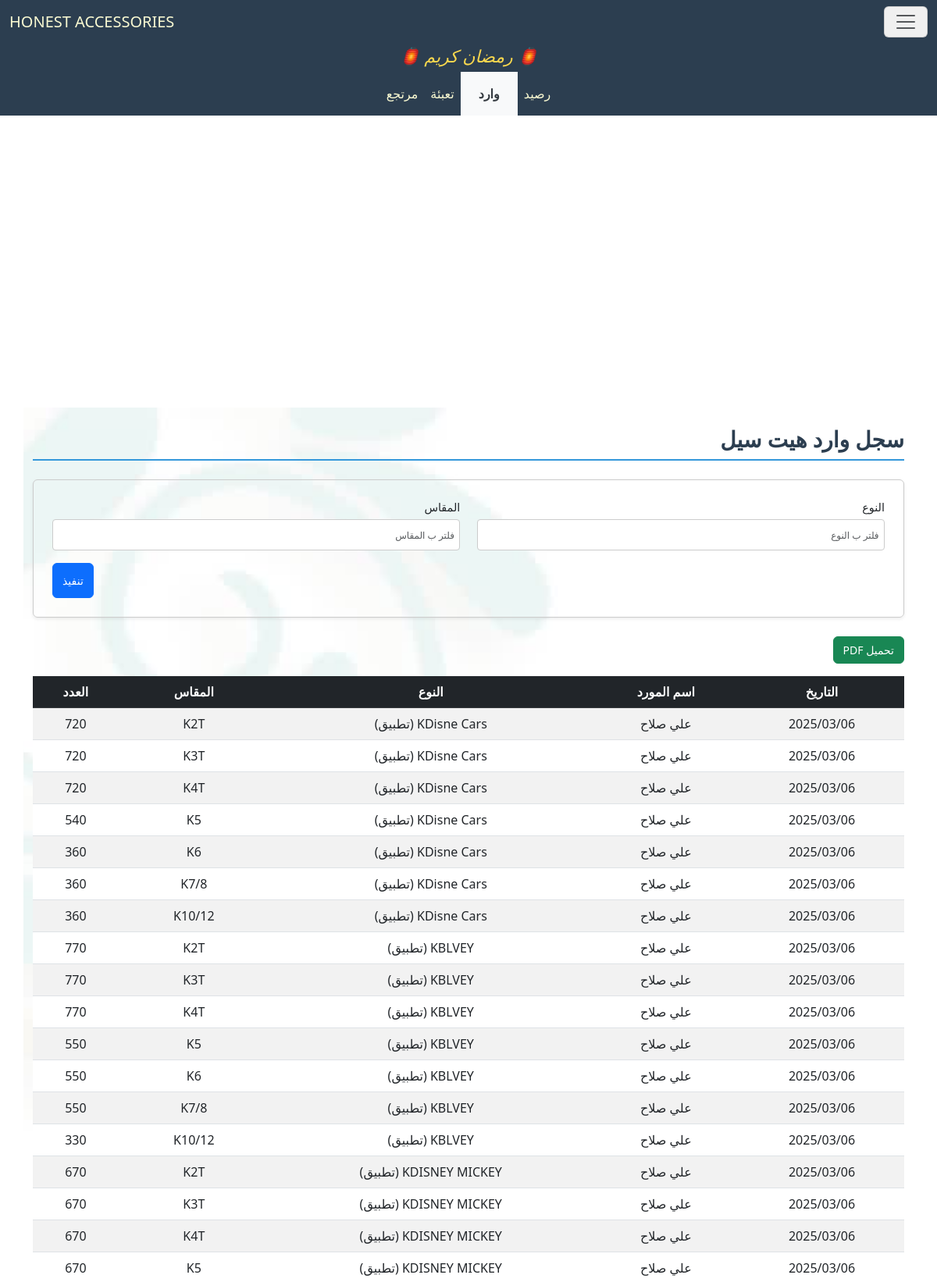
Screenshot of /accessories/HeatSealSupplies/ (upper part) with the database file from the repository.
### accessories/models.py (models this page shows)
class SupplierBaseModel(BaseModel):
    supplier_name = models.CharField("اسم المورد", max_length=255, null=True, blank=True)
    class Meta:
        abstract = True

class HeatSealBaseModel(IDBaseModel):
    type = models.CharField("النوع", max_length=255, null=True, blank=True)
    quantity = models.IntegerField("العدد", null=True, blank=True)
    size = models.CharField("المقاس", max_length=255, null=True, blank=True)
    class Meta:
        abstract = True

class HeatSealSupplies(SupplierBaseModel, HeatSealBaseModel):
    pass

### accessories/views.py (the view)
# urls.py: path('HeatSealSupplies/', HeatSealSuppliesView.as_view(), name='HeatSealSuppliesView'),
class HeatSealSuppliesView(FilterableListView):
    template_name = "accessories/HeatSealSupplies.html"
    model = HeatSealSupplies
    filter_fields = ['type', 'size']
    columns = ["التاريخ","اسم المورد","النوع","المقاس","العدد"]

### accessories/views.py (called while the page is built)
    def get_queryset(self):
        queryset = super().get_queryset()
        filters = Q()
        for field in self.filter_fields:
            filter_value = self.request.GET.get(field)
            if filter_value:
                filters &= Q(**{f"{field}__icontains": filter_value})
        filtered_queryset = queryset.filter(filters)
        try:
            filtered_queryset = filtered_queryset.order_by('-date')
        except:
            pass
        return filtered_queryset

    def get_context_data(self, **kwargs):
        context = super().get_context_data(**kwargs)
        update = Updates.objects.all().order_by('-date').first()
        context['update'] = localtime(update.date).strftime("%d/%m %I:%M %p") if update and update.date else None
        context['columns'] = self.columns
        model_meta = self.model._meta
        context['filter_fields'] = [
            {
                'field_name': field,
                'verbose_name': model_meta.get_field(field).verbose_name,
                'value': self.request.GET.get(field) or "",
            }
            for field in self.filter_fields
        ]
        return context

### accessories/templates/accessories/HeatSealSupplies.html (shortened to what this page needs)
{% extends "accessories/layout.html" %}
{% load static %}
{% block home_page %}
<a class="navbar-brand" href="{% url 'CartonSuppliesView' %}">HONEST ACCESSORIES</a>
{% endblock %}
{% block navbar_links_small %}
<li class="p-2 nav-item">
    <a class="nav-link" aria-current="page" href="{% url 'HeatSealStockView' %}">رصيد</a>
</li>
<li class="p-2 nav-item nav_link_active">
    <a class="nav-link active" aria-current="page" href="{% url 'HeatSealSuppliesView' %}">وارد</a>
</li>
<li class="p-2 nav-item">
    <a class="nav-link active" aria-current="page" href="{% url 'PackagingHeatSealView' %}">تعبئة</a>
</li>
<li class="p-2 nav-item">
    <a class="nav-link active" aria-current="page" href="{% url 'ReturnHeatSealView' %}">مرتجع</a>
</li>
{% endblock %}
{% block body %}
<h2 class="section-title pt-4">سجل وارد هيت سيل</h2>
<form method="get" class="filter-form-flex mb-4 p-4 rounded shadow-sm">
        {% for filter_field in filter_fields %}
        <div class="form-group mb-3">
            <label for="filter_{{ forloop.counter }}" class="form-label">{{ filter_field.verbose_name }}</label>
            <input type="text" id="filter_{{ forloop.counter }}" name="{{ filter_field.field_name }}"
                   placeholder="فلتر ب {{ filter_field.verbose_name }}"
                   class="form-control"
                   value="{{ filter_field.value }}">
        </div>
        {% endfor %}
        <div class="submit-container">
            <button type="submit" class="btn btn-primary submit-btn">تنفيذ</button>
        </div>
    </form>
    <button onclick="generatePDF()" class="btn btn-success mb-3">تحميل PDF</button>
    <div style="overflow-y: auto; max-height: 70vh; position: relative;" class="table-responsive mb-4">
        <table id="data-table" class="table table-striped">
            <thead class="table-dark">
                <tr>
                    <th style="position: sticky; top: 0;" >التاريخ</th>
                    <th style="position: sticky; top: 0;" >اسم المورد</th>
                    <th style="position: sticky; top: 0;" >النوع</th>
                    <th style="position: sticky; top: 0;" >المقاس</th>
                    <th style="position: sticky; top: 0;" >العدد</th>
                </tr>
            </thead>
            <tbody>
                {% for model in models %}
                <tr>
                    <td>{{ model.date|date:"Y/m/d" }}</td>
                    <td>{{ model.supplier_name }}</td>
                    <td>{{ model.type }}</td>
                    <td>{{ model.size }}</td>
                    <td>{{ model.quantity }}</td>
                </tr>
                {% empty %}
                <tr>
                    <td colspan="5" class="text-center">لا يوجد عناصر</td>
                </tr>
                {% endfor %}
            </tbody>
        </table>
    </div>
{% endblock body %}

### cloth/static/cloth/styles.css (style rules this page uses)
:root { --primary-color: #3498db; --light-blue: #3db1ff5e; --secondary-color: #2c3e50; --success-color: #2ecc71; --danger-color: #e74c3c; --warning-color: #f1c40f; --light-bg: #f8f9fa; --dark-bg: #343a40; --light-text: lightgoldenrodyellow; --golden-text: rgb(255, 255, 0); --border-color: #dee2e6; --white-color: #ffffff; }
*, *::before, *::after { box-sizing: border-box; }
ul, div { padding: 0; margin: 0; }
body { background-color: var(--light-bg); margin-inline: 0; font-family: 'Segoe UI', Tahoma, Geneva, Verdana, sans-serif; line-height: 1.6; font-size: 16px; }
#navbar, #navbar a, #navbar-menu-body, #navbar-menu-body a { color: var(--light-text); }
.section-title { color: var(--secondary-color); border-bottom: 2px solid var(--primary-color); padding-bottom: 0.5rem; margin-bottom: 1.5rem; font-weight: bold; }
.table { border-collapse: separate; border-spacing: 0; border-radius: 8px; width: 100%; }
.table th, .table td { text-align: center; vertical-align: middle; padding: 10px; }
.table-striped tbody tr:nth-of-type(odd) { background-color: var(--light-bg); }
.table-dark th { background-color: var(--secondary-color); color: var(--light-text); }
.table-responsive { overflow-x: auto; }
.table-responsive table th, .table-responsive table td { white-space: nowrap; min-width: fit-content; }
.table-responsive table { width: 100%; table-layout: auto; }
.filter-form-flex { display: flex; flex-wrap: wrap; padding: 1rem; border: 1px solid #ccc; border-radius: 8px; justify-content: space-between; column-gap: 2px; direction: rtl; }
.filter-form-flex .form-group { display: flex; flex-direction: column; margin-bottom: 5px; width: 49%; }
.filter-form-flex .form-label { font-size: 0.9rem; margin-bottom: 0.25rem; }
.filter-form-flex .form-control { border: 1px solid #ccc; border-radius: 4px; padding: 0.4rem; font-size: 0.9rem; }
.filter-form-flex input[type="text"], .filter-form-flex input[type="number"], .filter-form-flex input[type="date"] { width: 100%; height: 40px; }
.submit-container { display: flex; justify-content: flex-end; width: 100%; }
.filter-form-flex .submit-btn { width: auto; height: 45px; font-size: 1rem; }
@media (max-width: 1200px) { body { font-size: 15px; } }
@media (max-width: 1200px) { h4.section-title, h2 { font-size: 28px !important; } }
@media (max-width: 1200px) { p.lead, .oped_details_btn, .btn { font-size: 14px !important; } }
@media (max-width: 1200px) { ::placeholder { font-size: 12px !important; } }
.nav_link_active { background-color: var(--light-bg) !important; }
.nav_link_active a { color: var(--dark-bg) !important; padding-inline: 15px; font-weight: 600; }

### rows the page displays
HeatSealSupplies: date "2025/03/06", supplier_name "علي صلاح", type "KDisne Cars (تطبيق)", size "K2T", quantity "720"
HeatSealSupplies: date "2025/03/06", supplier_name "علي صلاح", type "KDisne Cars (تطبيق)", size "K3T", quantity "720"
HeatSealSupplies: date "2025/03/06", supplier_name "علي صلاح", type "KDisne Cars (تطبيق)", size "K4T", quantity "720"
HeatSealSupplies: date "2025/03/06", supplier_name "علي صلاح", type "KDisne Cars (تطبيق)", size "K5", quantity "540"
HeatSealSupplies: date "2025/03/06", supplier_name "علي صلاح", type "KDisne Cars (تطبيق)", size "K6", quantity "360"
HeatSealSupplies: date "2025/03/06", supplier_name "علي صلاح", type "KDisne Cars (تطبيق)", size "K7/8", quantity "360"
HeatSealSupplies: date "2025/03/06", supplier_name "علي صلاح", type "KDisne Cars (تطبيق)", size "K10/12", quantity "360"
HeatSealSupplies: date "2025/03/06", supplier_name "علي صلاح", type "KBLVEY (تطبيق)", size "K2T", quantity "770"
HeatSealSupplies: date "2025/03/06", supplier_name "علي صلاح", type "KBLVEY (تطبيق)", size "K3T", quantity "770"
HeatSealSupplies: date "2025/03/06", supplier_name "علي صلاح", type "KBLVEY (تطبيق)", size "K4T", quantity "770"
HeatSealSupplies: date "2025/03/06", supplier_name "علي صلاح", type "KBLVEY (تطبيق)", size "K5", quantity "550"
HeatSealSupplies: date "2025/03/06", supplier_name "علي صلاح", type "KBLVEY (تطبيق)", size "K6", quantity "550"
HeatSealSupplies: date "2025/03/06", supplier_name "علي صلاح", type "KBLVEY (تطبيق)", size "K7/8", quantity "550"
HeatSealSupplies: date "2025/03/06", supplier_name "علي صلاح", type "KBLVEY (تطبيق)", size "K10/12", quantity "330"
HeatSealSupplies: date "2025/03/06", supplier_name "علي صلاح", type "KDISNEY MICKEY (تطبيق)", size "K2T", quantity "670"
HeatSealSupplies: date "2025/03/06", supplier_name "علي صلاح", type "KDISNEY MICKEY (تطبيق)", size "K3T", quantity "670"
HeatSealSupplies: date "2025/03/06", supplier_name "علي صلاح", type "KDISNEY MICKEY (تطبيق)", size "K4T", quantity "670"
HeatSealSupplies: date "2025/03/06", supplier_name "علي صلاح", type "KDISNEY MICKEY (تطبيق)", size "K5", quantity "670"

### other values shown
{{ filter_field.verbose_name }} "النوع" "المقاس"
